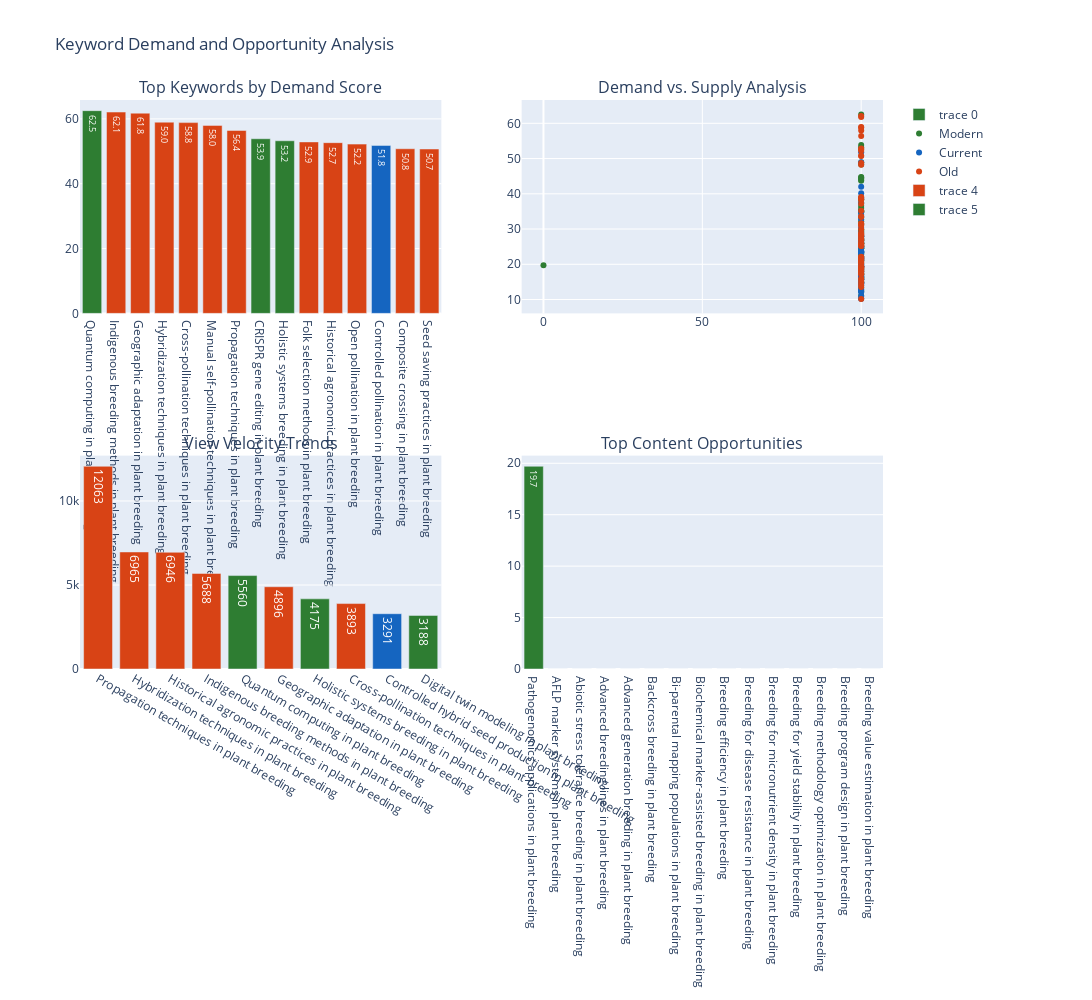

The cell this chart's notebook holds for it:
### Code cell
import pandas as pd
import plotly.graph_objects as go
from plotly.subplots import make_subplots
import numpy as np
from datetime import datetime, timedelta

# Read the data
df = pd.read_csv('youtube_data/videos_with_relevance.csv')
df['published_date'] = pd.to_datetime(df['published_date'])

# Calculate recency weight (more recent videos get higher weight)
current_date = datetime.now()
df['days_since_published'] = (current_date - df['published_date']).dt.days
df['recency_weight'] = 1 / (1 + df['days_since_published']/365)  # Decay factor over years

def calculate_demand_metrics(keyword_group):
    """Calculate comprehensive demand metrics for a keyword"""
    
    # 1. View Velocity (views per day since publication)
    view_velocity = keyword_group['view_count'] / (keyword_group['days_since_published'] + 1)
    
    # 2. Weighted engagement rate (recent engagement matters more)
    weighted_engagement = (keyword_group['engagement_rate'] * keyword_group['recency_weight']).mean()
    
    # 3. Consistency of demand (standard deviation of view velocity)
    demand_consistency = 1 / (1 + view_velocity.std())  # Normalized to 0-1
    
    # 4. Recent performance (last 6 months)
    recent_mask = keyword_group['days_since_published'] <= 180
    recent_performance = (
        keyword_group[recent_mask]['view_count'].mean() 
        if recent_mask.any() else keyword_group['view_count'].mean()
    )
    
    return pd.Series({
        'avg_daily_views': view_velocity.mean(),
        'weighted_engagement': weighted_engagement,
        'demand_consistency': demand_consistency,
        'recent_performance': recent_performance,
        'video_count': len(keyword_group),
        'total_views': keyword_group['view_count'].sum(),
        'avg_relevance': keyword_group['relevance_score'].mean()
    })

# Calculate demand metrics by keyword
keyword_demand = df.groupby(['category', 'keyword']).apply(calculate_demand_metrics)

# Calculate normalized demand score (0-100 scale)
def normalize_score(series):
    return 100 * (series - series.min()) / (series.max() - series.min())

keyword_demand['demand_score'] = (
    normalize_score(np.log1p(keyword_demand['avg_daily_views'])) * 0.4 +  # View velocity
    normalize_score(keyword_demand['weighted_engagement']) * 0.25 +        # Engagement
    normalize_score(keyword_demand['demand_consistency']) * 0.15 +        # Consistency
    normalize_score(np.log1p(keyword_demand['recent_performance'])) * 0.2 # Recent performance
)

# Calculate supply saturation (inverse of opportunity)
keyword_demand['supply_saturation'] = normalize_score(keyword_demand['video_count'])
keyword_demand['opportunity_score'] = keyword_demand['demand_score'] * (100 - keyword_demand['supply_saturation']) / 100

# Visualize the results
fig = make_subplots(
    rows=2, cols=2,
    subplot_titles=(
        'Top Keywords by Demand Score',
        'Demand vs. Supply Analysis',
        'View Velocity Trends',
        'Top Content Opportunities'
    )
)

colors = {'Modern': '#2E7D32', 'Current': '#1565C0', 'Old': '#D84315'}

# Plot 1: Top Keywords by Demand
top_demand = keyword_demand.nlargest(15, 'demand_score')
fig.add_trace(
    go.Bar(
        x=top_demand.index.get_level_values(1),
        y=top_demand['demand_score'],
        marker_color=[colors[cat] for cat in top_demand.index.get_level_values(0)],
        text=[f"{score:.1f}" for score in top_demand['demand_score']],
        textposition='auto',
    ),
    row=1, col=1
)

# Plot 2: Demand vs. Supply Scatter
for category in colors.keys():
    cat_data = keyword_demand.xs(category, level=0)
    fig.add_trace(
        go.Scatter(
            x=cat_data['supply_saturation'],
            y=cat_data['demand_score'],
            mode='markers',
            name=category,
            marker=dict(color=colors[category]),
            text=cat_data.index,
            hovertemplate="Keyword: %{text}<br>Demand: %{y:.1f}<br>Supply: %{x:.1f}"
        ),
        row=1, col=2
    )

# Plot 3: View Velocity Trends
top_velocity = keyword_demand.nlargest(10, 'avg_daily_views')
fig.add_trace(
    go.Bar(
        x=top_velocity.index.get_level_values(1),
        y=top_velocity['avg_daily_views'],
        marker_color=[colors[cat] for cat in top_velocity.index.get_level_values(0)],
        text=[f"{vel:.0f}" for vel in top_velocity['avg_daily_views']],
        textposition='auto',
    ),
    row=2, col=1
)

# Plot 4: Top Opportunities
top_opportunities = keyword_demand.nlargest(15, 'opportunity_score')
fig.add_trace(
    go.Bar(
        x=top_opportunities.index.get_level_values(1),
        y=top_opportunities['opportunity_score'],
        marker_color=[colors[cat] for cat in top_opportunities.index.get_level_values(0)],
        text=[f"{score:.1f}" for score in top_opportunities['opportunity_score']],
        textposition='auto',
    ),
    row=2, col=2
)

# Update layout
fig.update_layout(
    title="Keyword Demand and Opportunity Analysis",
    height=1000,
    width=1200,
    showlegend=True
)

fig.show()

# Print detailed analysis of top opportunities
print("\nTop Content Opportunities Analysis:")
print("-" * 50)
for category in colors.keys():
    print(f"\n{category} Category Top Opportunities:")
    cat_ops = keyword_demand.xs(category, level=0).nlargest(3, 'opportunity_score')
    for keyword, metrics in cat_ops.iterrows():
        print(f"\nKeyword: {keyword}")
        print(f"Demand Score: {metrics['demand_score']:.1f}")
        print(f"Supply Saturation: {metrics['supply_saturation']:.1f}")
        print(f"Opportunity Score: {metrics['opportunity_score']:.1f}")
        print(f"Average Daily Views: {metrics['avg_daily_views']:.1f}")
        print(f"Engagement Rate: {metrics['weighted_engagement']:.2f}%")
        print(f"Demand Consistency: {metrics['demand_consistency']:.2f}")

### Figure 1 — Plotly figure (JSON) as saved in the notebook; plotly's stock layout.template omitted (floating-point values rounded to 4 significant figures)
{"data": [{"marker": {"color": ["#2E7D32", "#D84315", "#D84315", "#D84315", "#D84315", "#D84315", "#D84315", "#2E7D32", "#2E7D32", "#D84315", "#D84315", "#D84315", "#1565C0", "#D84315", "#D84315"]}, "text": ["62.5", "62.1", "61.8", "59.0", "58.8", "58.0", "56.4", "53.9", "53.2", "52.9", "52.7", "52.2", "51.8", "50.8", "50.7"], "textposition": "auto", "type": "bar", "x": ["Quantum computing in plant breeding", "Indigenous breeding methods in plant breeding", "Geographic adaptation in plant breeding", "Hybridization techniques in plant breeding", "Cross-pollination techniques in plant breeding", "Manual self-pollination techniques in plant breeding", "Propagation techniques in plant breeding", "CRISPR gene editing in plant breeding", "Holistic systems breeding in plant breeding", "Folk selection methods in plant breeding", "Historical agronomic practices in plant breeding", "Open pollination in plant breeding", "Controlled pollination in plant breeding", "Composite crossing in plant breeding", "Seed saving practices in plant breeding"], "xaxis": "x", "y": [62.53, 62.1, 61.76, 58.98, 58.84, 57.99, 56.42, 53.87, 53.24, 52.89, 52.65, 52.21, 51.81, 50.78, 50.71], "yaxis": "y"}, {"hovertemplate": "Keyword: %{text}<br>Demand: %{y:.1f}<br>Supply: %{x:.1f}", "marker": {"color": "#2E7D32"}, "mode": "markers", "name": "Modern", "text": ["AI-based genome annotation in plant breeding", "Adaptive breeding strategies in plant breeding", "Advanced chloroplast transformation in plant breeding", "Advanced genetic transformation in plant breeding", "Advanced phenotyping in plant breeding", "Advanced trait mapping in plant breeding", "Artificial intelligence prediction in plant breeding", "Autonomous breeding programs in plant breeding", "Biodegradable agro-inputs breeding in plant breeding", "Biostimulant-driven breeding in plant breeding", "Blockchain for seed traceability in plant breeding", "CRISPR gene editing in plant breeding", "CRISPR-Cas9 delivery systems in plant breeding", "Carbon sequestration traits breeding in plant breeding", "Cellular reprogramming in plant breeding", "Climate-resilient breeding in plant breeding", "Computational breeding in plant breeding", "Computational genomics in plant breeding", "Deep learning for trait prediction in plant breeding", "Digital phenotyping in plant breeding", "Digital twin modeling in plant breeding", "Eco-genomics in plant breeding", "Environmental DNA (eDNA) in plant breeding", "Epigenetic modification in plant breeding", "Epigenome-wide association studies in plant breeding", "Functional metagenomics in plant breeding", "Gene network analysis in plant breeding", "Gene regulatory network in plant breeding", "Genome editing techniques in plant breeding", "Genome sequencing in plant breeding", "Genome-wide association studies in plant breeding", "Genomic selection in plant breeding", "High-throughput screening in plant breeding", "Holistic systems breeding in plant breeding", "Hologenomics in plant breeding", "Machine learning in plant breeding", "Metabolic engineering in plant breeding", "Metabolomics in plant breeding", "Microbiome-assisted breeding in plant breeding", "Molecular breeding platforms in plant breeding", "Multi-omics integration in plant breeding", "Nano-biotechnology in plant breeding", "Next-generation sequencing in plant breeding", "Non-coding RNA studies in plant breeding", "Pangenomics in plant breeding", "Pathogenomics applications in plant breeding", "Photosynthetic efficiency optimization in plant breeding", "Precision agriculture technologies in plant breeding", "Precision breeding in plant breeding", "Predictive breeding models in plant breeding", "Predictive climate modeling in plant breeding", "Proteomics applications in plant breeding", "Quantum computing in plant breeding", "RNA interference in plant breeding", "Real-time molecular diagnostics in plant breeding", "Robotic phenotyping in plant breeding", "Sensor-based phenotyping in plant breeding", "Single-cell sequencing in plant breeding", "Synthetic biology in plant breeding", "Synthetic genomics in plant breeding", "Synthetic promoter engineering in plant breeding", "Systems biology in plant breeding", "Thermo-tolerance breeding in plant breeding", "Transgenic development in plant breeding", "Urban crop development in plant breeding", "Virtual reality applications in plant breeding"], "type": "scatter", "x": [100, 100, 100, 100, 100, 100, 100, 100, 100, 100, 100, 100, 100, 100, 100, 100, 100, 100, 100, 100, 100, 100, 100, 100, 100, 100, 100, 100, 100, 100, 100, 100, 100, 100, 100, 100, 100, 100, 100, 100, 100, 100, 100, 100, 100, 0, 100, 100, 100, 100, 100, 100, 100, 100, 100, 100, 100, 100, 100, 100, 100, 100, 100, 100, 100, 100], "xaxis": "x2", "y": [24.57, 36.64, 26.11, 27.93, 20.74, 23.2, 35.04, 38.45, 38.37, 31.34, 18.8, 53.87, 37.44, 25.23, 27.41, 43.94, 14.99, 22.26, 17.42, 24.72, 44.32, 26.77, 23.42, 25.88, 21.25, 25.88, 13.43, 25.89, 32.24, 16.34, 11.06, 19.52, 12.38, 53.24, 29.91, 24.98, 35.3, 21.16, 24.48, 26.74, 17.19, 35.09, 25.13, 35.98, 15.93, 19.71, 29.58, 48.85, 16.56, 14.98, 24.52, 18.61, 62.53, 27.02, 43.7, 21.86, 17.88, 22.84, 44.65, 33.35, 34.88, 29.37, 34.78, 44.75, 48.32, 28.86], "yaxis": "y2"}, {"hovertemplate": "Keyword: %{text}<br>Demand: %{y:.1f}<br>Supply: %{x:.1f}", "marker": {"color": "#1565C0"}, "mode": "markers", "name": "Current", "text": ["AFLP marker systems in plant breeding", "Abiotic stress tolerance breeding in plant breeding", "Advanced breeding lines in plant breeding", "Advanced generation breeding in plant breeding", "Backcross breeding in plant breeding", "Bi-parental mapping populations in plant breeding", "Biochemical marker-assisted breeding in plant breeding", "Breeding efficiency in plant breeding", "Breeding for disease resistance in plant breeding", "Breeding for micronutrient density in plant breeding", "Breeding for yield stability in plant breeding", "Breeding methodology optimization in plant breeding", "Breeding program design in plant breeding", "Breeding value estimation in plant breeding", "Classical resistance breeding in plant breeding", "Controlled environment breeding in plant breeding", "Controlled hybrid seed production in plant breeding", "Controlled pollination in plant breeding", "Crop adaptation mechanisms in plant breeding", "Crop improvement strategies in plant breeding", "Crop modeling integration in plant breeding", "DArT marker technology in plant breeding", "Disease-resistance introgression in plant breeding", "Doubled haploid technology in plant breeding", "Epistasis analysis in plant breeding", "Field trial optimization in plant breeding", "Fusarium wilt tolerance breeding in plant breeding", "Genetic complexity analysis in plant breeding", "Genetic diversity analysis in plant breeding", "Genetic gain prediction in plant breeding", "Genetic resource management in plant breeding", "Genetic uniformity in plant breeding", "Genetic variability assessment in plant breeding", "Genome-wide selection in plant breeding", "Genomic in situ hybridization (GISH) in plant breeding", "Genotypic adaptability analysis in plant breeding", "Germplasm enhancement in plant breeding", "Haploidy induction in plant breeding", "Heterosis breeding in plant breeding", "High-oil content breeding in plant breeding", "High-yield variety development in plant breeding", "Hybrid vigor breeding in plant breeding", "Isozyme markers in plant breeding", "MABC (Marker-Assisted Backcrossing) in plant breeding", "Marker-assisted selection in plant breeding", "Marker-based recurrent selection in plant breeding", "Molecular marker development in plant breeding", "Multi-parental breeding approaches in plant breeding", "Multiline breeding in plant breeding", "Performance testing in plant breeding", "Phenotypic plasticity in plant breeding", "Phenotypic screening in plant breeding", "Population genetics in plant breeding", "Pre-breeding programs in plant breeding", "Progeny testing in plant breeding", "Quantitative trait loci (QTL) mapping in plant breeding", "Recurrent selection in plant breeding", "Regional trait evaluation in plant breeding", "Reproductive biology in plant breeding", "SNP genotyping in plant breeding", "Speed breeding protocols in plant breeding", "Statistical QTL analysis in plant breeding", "Statistical genetics in plant breeding", "Trait introgression in plant breeding", "Trait stacking in plant breeding", "Transcriptomics in plant breeding"], "type": "scatter", "x": [100, 100, 100, 100, 100, 100, 100, 100, 100, 100, 100, 100, 100, 100, 100, 100, 100, 100, 100, 100, 100, 100, 100, 100, 100, 100, 100, 100, 100, 100, 100, 100, 100, 100, 100, 100, 100, 100, 100, 100, 100, 100, 100, 100, 100, 100, 100, 100, 100, 100, 100, 100, 100, 100, 100, 100, 100, 100, 100, 100, 100, 100, 100, 100, 100, 100], "xaxis": "x2", "y": [24.94, 19.22, 23.71, 23.63, 41.97, 10.33, 12.98, 15.63, 23.28, 40.18, 26.64, 20.01, 23.26, 19.47, 19.48, 28.07, 48.95, 51.81, 23.72, 28.85, 16.64, 21.12, 14.95, 12.48, 21.53, 23.25, 16.1, 15.79, 10.24, 21.73, 14.73, 27.86, 15.71, 14.61, 27.11, 17.9, 17.89, 19.28, 37.42, 16.88, 34.86, 26.16, 24.73, 22.08, 18.67, 20.18, 18.28, 15.75, 25.04, 17.15, 19.83, 14.55, 30.38, 21.65, 34.07, 22.17, 27.93, 12.08, 38.84, 19.24, 14.73, 12.79, 16.35, 10.98, 32.77, 14.03], "yaxis": "y2"}, {"hovertemplate": "Keyword: %{text}<br>Demand: %{y:.1f}<br>Supply: %{x:.1f}", "marker": {"color": "#D84315"}, "mode": "markers", "name": "Old", "text": ["Agronomic performance selection in plant breeding", "Ancestral crop improvement in plant breeding", "Ancient grain breeding in plant breeding", "Bulk population method in plant breeding", "Clonal selection in plant breeding", "Community-based breeding in plant breeding", "Composite crossing in plant breeding", "Crop domestication in plant breeding", "Crop resilience through generations in plant breeding", "Cross-pollination techniques in plant breeding", "Diallel crossing in plant breeding", "Empirical crop selection in plant breeding", "Evolutionary breeding approaches in plant breeding", "Family selection in plant breeding", "Farmer-participatory breeding in plant breeding", "Folk selection methods in plant breeding", "Generational crop improvement in plant breeding", "Genetic diversity preservation in plant breeding", "Geographic adaptation in plant breeding", "Germplasm conservation in plant breeding", "Hardy-Weinberg principle in plant breeding", "Heritage crop breeding in plant breeding", "Historical agronomic practices in plant breeding", "Hybridization techniques in plant breeding", "In situ conservation breeding in plant breeding", "Indigenous breeding methods in plant breeding", "Indigenous pest resistance breeding in plant breeding", "Landrace improvement cycles in plant breeding", "Landrace selection in plant breeding", "Line breeding in plant breeding", "Local adaptation breeding in plant breeding", "Local seed exchange practices in plant breeding", "Manual self-pollination techniques in plant breeding", "Manual trait selection in plant breeding", "Mass selection in plant breeding", "Mass-pedigree method in plant breeding", "Monoculture improvement in plant breeding", "Natural outcrossing studies in plant breeding", "Natural trait segregation in plant breeding", "Open pollination in plant breeding", "Pedigree breeding in plant breeding", "Phenotype-based breeding in plant breeding", "Phenotypic selection in plant breeding", "Population improvement in plant breeding", "Propagation techniques in plant breeding", "Pure-line selection in plant breeding", "Reciprocal recurrent selection in plant breeding", "Regional adaptation breeding in plant breeding", "Regional biotic stress breeding in plant breeding", "Regional cropping system adaptation in plant breeding", "Reproductive isolation techniques in plant breeding", "Seed saving practices in plant breeding", "Seedbed selection in plant breeding", "Selective pressure analysis in plant breeding", "Subsistence crop breeding in plant breeding", "Synthetic variety breeding in plant breeding", "Traditional crop rotation effects in plant breeding", "Traditional drought tolerance breeding in plant breeding", "Traditional farmer selection in plant breeding", "Traditional field trials in plant breeding", "Traditional genetic diversity in plant breeding", "Traditional selective breeding in plant breeding", "Traditional soil fertility management in plant breeding", "Traditional soil suitability tests in plant breeding", "Traditional varietal selection in plant breeding", "Wild relative breeding in plant breeding"], "type": "scatter", "x": [100, 100, 100, 100, 100, 100, 100, 100, 100, 100, 100, 100, 100, 100, 100, 100, 100, 100, 100, 100, 100, 100, 100, 100, 100, 100, 100, 100, 100, 100, 100, 100, 100, 100, 100, 100, 100, 100, 100, 100, 100, 100, 100, 100, 100, 100, 100, 100, 100, 100, 100, 100, 100, 100, 100, 100, 100, 100, 100, 100, 100, 100, 100, 100, 100, 100], "xaxis": "x2", "y": [22.1, 18.04, 20.64, 27.45, 25.21, 14.85, 50.78, 21.22, 38.21, 58.84, 28.92, 19.38, 28.53, 28.12, 18.76, 52.89, 37.21, 31.61, 61.76, 25.31, 33.63, 13.53, 52.65, 58.98, 20.62, 62.1, 18.37, 21.62, 35.19, 25.9, 17.38, 18.09, 57.99, 25.19, 29.95, 31.46, 33.41, 26.73, 31.13, 52.21, 28.09, 15.94, 19.47, 20.22, 56.42, 27.03, 21.9, 19.12, 17.17, 15.56, 30.94, 50.71, 22.12, 21.33, 38.95, 28.45, 25.92, 48.77, 38.54, 14.14, 10.16, 18.97, 39.07, 48.24, 25.64, 19.15], "yaxis": "y2"}, {"marker": {"color": ["#D84315", "#D84315", "#D84315", "#D84315", "#2E7D32", "#D84315", "#2E7D32", "#D84315", "#1565C0", "#2E7D32"]}, "text": ["12063", "6965", "6946", "5688", "5560", "4896", "4175", "3893", "3291", "3188"], "textposition": "auto", "type": "bar", "x": ["Propagation techniques in plant breeding", "Hybridization techniques in plant breeding", "Historical agronomic practices in plant breeding", "Indigenous breeding methods in plant breeding", "Quantum computing in plant breeding", "Geographic adaptation in plant breeding", "Holistic systems breeding in plant breeding", "Cross-pollination techniques in plant breeding", "Controlled hybrid seed production in plant breeding", "Digital twin modeling in plant breeding"], "xaxis": "x3", "y": [12060.0, 6965.0, 6946.0, 5688.0, 5560.0, 4896.0, 4175.0, 3893.0, 3291.0, 3188.0], "yaxis": "y3"}, {"marker": {"color": ["#2E7D32", "#1565C0", "#1565C0", "#1565C0", "#1565C0", "#1565C0", "#1565C0", "#1565C0", "#1565C0", "#1565C0", "#1565C0", "#1565C0", "#1565C0", "#1565C0", "#1565C0"]}, "text": ["19.7", "0.0", "0.0", "0.0", "0.0", "0.0", "0.0", "0.0", "0.0", "0.0", "0.0", "0.0", "0.0", "0.0", "0.0"], "textposition": "auto", "type": "bar", "x": ["Pathogenomics applications in plant breeding", "AFLP marker systems in plant breeding", "Abiotic stress tolerance breeding in plant breeding", "Advanced breeding lines in plant breeding", "Advanced generation breeding in plant breeding", "Backcross breeding in plant breeding", "Bi-parental mapping populations in plant breeding", "Biochemical marker-assisted breeding in plant breeding", "Breeding efficiency in plant breeding", "Breeding for disease resistance in plant breeding", "Breeding for micronutrient density in plant breeding", "Breeding for yield stability in plant breeding", "Breeding methodology optimization in plant breeding", "Breeding program design in plant breeding", "Breeding value estimation in plant breeding"], "xaxis": "x4", "y": [19.71, 0, 0, 0, 0, 0, 0, 0, 0, 0, 0, 0, 0, 0, 0], "yaxis": "y4"}], "layout": {"annotations": [{"font": {"size": 16}, "showarrow": false, "text": "Top Keywords by Demand Score", "x": 0.225, "xanchor": "center", "xref": "paper", "y": 1, "yanchor": "bottom", "yref": "paper"}, {"font": {"size": 16}, "showarrow": false, "text": "Demand vs. Supply Analysis", "x": 0.775, "xanchor": "center", "xref": "paper", "y": 1, "yanchor": "bottom", "yref": "paper"}, {"font": {"size": 16}, "showarrow": false, "text": "View Velocity Trends", "x": 0.225, "xanchor": "center", "xref": "paper", "y": 0.375, "yanchor": "bottom", "yref": "paper"}, {"font": {"size": 16}, "showarrow": false, "text": "Top Content Opportunities", "x": 0.775, "xanchor": "center", "xref": "paper", "y": 0.375, "yanchor": "bottom", "yref": "paper"}], "height": 1000, "showlegend": true, "title": {"text": "Keyword Demand and Opportunity Analysis"}, "width": 1200, "xaxis": {"anchor": "y", "autorange": true, "domain": [0, 0.45], "range": [-0.5, 14.5], "type": "category"}, "xaxis2": {"anchor": "y2", "autorange": true, "domain": [0.55, 1], "range": [-6.712, 106.7], "type": "linear"}, "xaxis3": {"anchor": "y3", "autorange": true, "domain": [0, 0.45], "range": [-0.5, 9.5], "type": "category"}, "xaxis4": {"anchor": "y4", "autorange": true, "domain": [0.55, 1], "range": [-0.5, 14.5], "type": "category"}, "yaxis": {"anchor": "x", "autorange": true, "domain": [0.625, 1], "range": [0, 65.82], "type": "linear"}, "yaxis2": {"anchor": "x2", "autorange": true, "domain": [0.625, 1], "range": [6.322, 66.37], "type": "linear"}, "yaxis3": {"anchor": "x3", "autorange": true, "domain": [0, 0.375], "range": [0, 12700.0], "type": "linear"}, "yaxis4": {"anchor": "x4", "autorange": true, "domain": [0, 0.375], "range": [0, 20.75], "type": "linear"}}}
